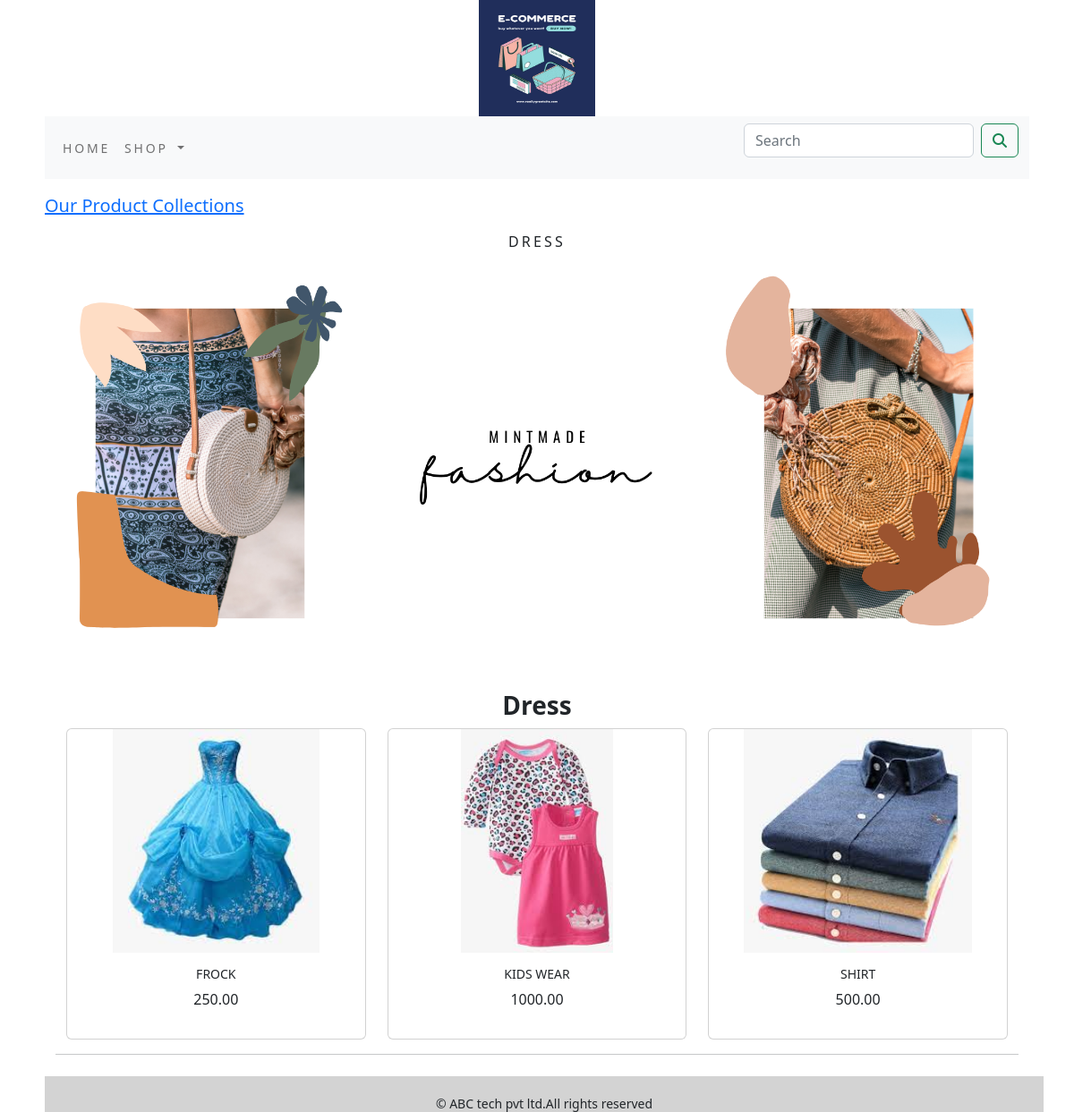
/shop/dress/, run on the app's committed database.
### shopapp/models.py (models this page shows, shortened)
class Category(models.Model):
    name = models.CharField(max_length=250, unique=True)
    slug = models.SlugField(max_length=250, unique=True)
    desc = models.TextField()
    image = models.ImageField(upload_to='category', blank=True)
    class Meta:
        ordering = ('name',)
        verbose_name = 'category'
        verbose_name_plural = 'categories'
    def get_url(self):
        return reverse('shopapp:products_by_category', args=[self.slug])

class product(models.Model):
    name = models.CharField(max_length=250, unique=True)
    slug = models.SlugField(max_length=250, unique=True)
    desc = models.TextField(blank=True)
    price = models.DecimalField(max_digits=10, decimal_places=2)
    category = models.ForeignKey(Category, on_delete=models.CASCADE)
    image = models.ImageField(upload_to='product', blank=True)
    stock = models.IntegerField()
    available = models.BooleanField(default=True)
    created = models.DateTimeField(auto_now_add=True)
    updated = models.DateTimeField(auto_now=True)
    def get_url(self):
        return reverse('shopapp:prodCatdetail',args=[self.category.slug,self.slug])
    class Meta:
        ordering = ('name',)
        verbose_name = 'product'
        verbose_name_plural = 'products'

### shopapp/views.py (the view)
# urls.py: path('', views.allProdCat, name='allProdCat'),
def allProdCat(request, c_slug=None):
    c_page = None
    products_list = None
    if c_slug != None:
        c_page = get_object_or_404(Category, slug=c_slug)
        products_list = product.objects.all().filter(category=c_page, available=True)
    else:
        products_list = product.objects.all().filter(available=True)
    paginator=Paginator(products_list,6)
    try:
        page=int(request.GET.get('page','1'))
    except:
        page=1
    try:
        products_list=paginator.page(page)
    except (EmptyPage,InvalidPage):
        products_list=paginator.page(paginator.num_pages)
    return render(request, 'category.html', {'category': c_page, 'products': products_list})

### cart/context_processors.py (called while the page is built)
def counter(request):
    item_count=0
    if 'admin' in request.path:
        return {}
    else:
        try:
            cart=Cart.objects.filter(cart_id=_cart_id(request))
            cart_items=CartItem.objects.all().filter(cart=cart[:1])
            for cart_item in cart_items:
                item_count += cart_item.quantity
        except Cart.DoesNotExist:
            item_count=0
    return dict(item_count=item_count)

### cart/views.py (called while the page is built)
def _cart_id(request):
    cart = request.session.session_key
    if not cart:
        cart = request.session.create()
    return cart

### shopapp/context_processors.py (called while the page is built)
def menu_links(request):
    links = Category.objects.all()
    return dict(links=links)

### template/category.html (shortened to what this page needs)
{% extends 'base.html' %}
{% load static %}
{% block contend %}
  {% if category %}
       <div>
           <div class="row my_row_class">
               <div class="mx-auto">
               <p>
                   <a href="{% url 'shopapp:allProdCat' %}">Our Product Collections</a>
               </p>
           </div>
             </div>
       </div>
  {% endif %}
    <div class="mx-auto">
        {% if category %}
        <h1 class="text-center my_title">{{category.name}}</h1>
            <img class="my_image" src="{{category.image.url}}" alt="{{category.name}}">
    </div>
     <br>
    <div>
      <h3 class=" text-center text-justify"><b>{{category.desc}}</b></h3>
    </div>
       {% endif %}
    <div class="container">
        <div class="row mx-auto gy-5">
            {% for product in products.object_list %}
                 <div class="my_bottom_margin col-9 col-sm-12 col-md-4 col-lg-4 d-flex align-items-stretch ">
                     <div class=" card text-center flex-fill" style="min-width : 18rem;">
                         <a href="{{product.get_url}}"><img class="card-img-top my_image" src="{{product.image.url}}" alt="{{product.name}}" style="width:100%; height:250px; object-fit: contain;" ></a>
                         <div class="card-body flex-fill">
                             <h4>{{product.name}}</h4>
                             <p>{{product.price}}</p>
                         </div>
                     </div>
                 </div>
            {% endfor %}
        </div>
        <div class="mx-auto">
            <hr>
        </div>
<br><br>
    </div>
{% endblock %}

### static/css/custom.css (style rules this page uses)
body { padding-left:50px; padding-right:50px; }
.my_row_class { padding-top : 15px; }
.my_row_class .mx-auto { color : #000; font-size : 20px; }
.my_image { width : 100%; height :auto; }
.my_title { font-size : 16px; text-transform : uppercase; letter-spacing : .2em }
.my_bottom_margin { margin_bottom:10px; }
.card-body h4 { font-size : 14px; text-transform : uppercase; letter-spacing : .2em width:100%; }
.card-img-top { width: 100%; height: 15vw; object-fit: contain; }

### data on the page
Category: name "DRESS", image (picture), desc "Dress"
product: image (picture), name "FROCK", price "250.00"
product: image (picture), name "KIDS WEAR", price "1000.00"
product: image (picture), name "SHIRT", price "500.00"
